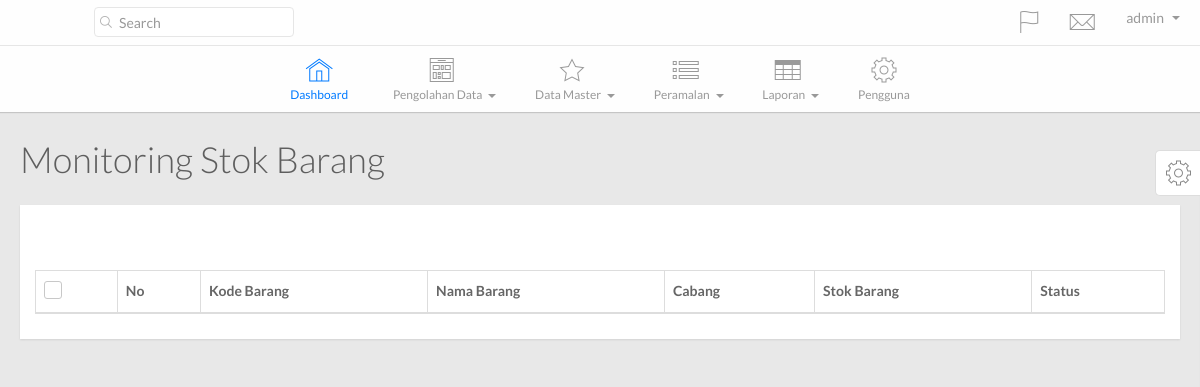
Before: /main.php?hal=monitoring_stok_cabang (signed in) with the older database file.
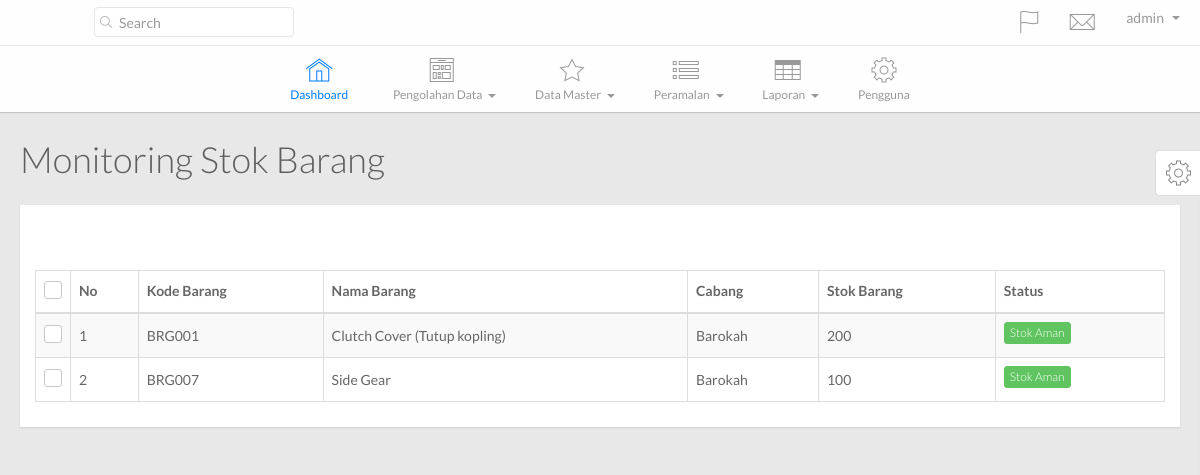
After: the same page with the newer database file.
### tables this page shows
CREATE TABLE IF NOT EXISTS `tb_stok_cabang` (
  `kode_stok` int(11) NOT NULL AUTO_INCREMENT,
  `kode_barang` varchar(30) NOT NULL,
  `kode_cabang` varchar(15) NOT NULL,
  `stok_cabang` int(11) NOT NULL,
  PRIMARY KEY (`kode_stok`),
  KEY `kode_cabang` (`kode_cabang`),
  KEY `kode_barang` (`kode_barang`)
);

CREATE TABLE IF NOT EXISTS `tb_barang` (
  `kode_barang` varchar(30) NOT NULL,
  `nama_barang` varchar(75) NOT NULL,
  `deskripsi_barang` varchar(250) NOT NULL,
  `stok_barang` int(11) NOT NULL,
  `kode_admin` varchar(30) NOT NULL,
  `safety_stock` int(11) NOT NULL DEFAULT '0',
  PRIMARY KEY (`kode_barang`),
  KEY `kode_satuan` (`kode_admin`),
  KEY `admin_id` (`kode_admin`)
);

CREATE TABLE IF NOT EXISTS `tb_cabang` (
  `kode_cabang` varchar(30) NOT NULL,
  `nama_cabang` varchar(75) NOT NULL,
  `alamat_cabang` varchar(200) NOT NULL,
  `telepon_cabang` varchar(20) NOT NULL,
  `kode_admin` varchar(35) NOT NULL,
  PRIMARY KEY (`kode_cabang`),
  KEY `kode_admin` (`kode_admin`)
);

### config/SimplePDO.php (called while the page is built, shortened)
<?php
class SimplePDO {
    private $pdo = null;
    static $inst = null;
    static $settings = array(
        'host' => '',
        'user' => '',
        'password' => '',
        'database' => '',
        'results' => 'object',
        'charset' => 'utf8'
    );
    public function __construct()
    {
        $fetch_mode = ( self::$settings["results"] == 'object' ) ? PDO::FETCH_OBJ : PDO::FETCH_ASSOC;
        $options = array(
            PDO::ATTR_DEFAULT_FETCH_MODE => $fetch_mode,
            PDO::ATTR_ERRMODE => PDO::ERRMODE_EXCEPTION,
            PDO::MYSQL_ATTR_INIT_COMMAND => "SET NAMES ".self::$settings["charset"],
            PDO::ATTR_EMULATE_PREPARES => false
        );
        $dsn = 'mysql:dbname='.self::$settings["database"].';host='.self::$settings["host"].';charset='.self::$settings["charset"];
        try {
            $this->pdo = new PDO( $dsn, self::$settings["user"], self::$settings["password"], $options );
        } catch( PDOException $e ) {
            trigger_error( $e->getMessage() );
        }
    }
    public function query( $query, $bindings = array(), $internal_call = false )
    {
        try {
            $this->c_query = $this->pdo->prepare( $query );
            if( empty( $bindings ) )
            {
                $this->c_query->execute();
            }
            else
            {
                $this->c_query->execute( (array)$bindings );
            }
            if( $internal_call === true )
            {
                return $this->c_query;
            }
            elseif( $this->c_query && $this->lastid() )
            {
                return $this->lastid();
            }
            else
            {
                return false;
            }
        } catch( PDOException $e ) {
            trigger_error( $e->getMessage() );
        }
    }
    public function get_results( $query, $bindings = array() )
    {
        $this->c_query = $this->query( $query, $bindings, true );
        if( $this->c_query )
        {
            return $this->c_query->fetchAll();
        }
        else
        {
            return false;
        }
    }
    static function getInstance()
    {
        if( self::$inst == null )
        {
            self::$inst = new SimplePDO();
        }
        return self::$inst;
    }
    static function set_options( $array = array() )
    {
        if( !empty( $array ) )
        {
            foreach( $array as $k => $v )
            {
                if( isset( self::$settings[$k] ) )
                {
                    self::$settings[$k] = $v;
                }
            }
        }
    }
}

### template/monitoring_stok_cabang.php (the view, shortened to what the changed rows need)
<?php $database = SimplePDO::getInstance();
      $query = $database->get_results( "SELECT * FROM tb_stok_cabang AS sc JOIN tb_cabang AS c ON sc.kode_cabang=c.kode_cabang JOIN tb_barang AS b ON b.kode_barang=sc.kode_barang" );?>
        <div class="page-title">
          <h1>
            Monitoring Stok Barang
          </h1>
        </div>
        <div class="row">
          <div class="col-lg-12">
            <div class="widget-container fluid-height clearfix">
              <div class="widget-content padded clearfix">
                <table class="table table-bordered table-striped" id="dataTable1">
                  <thead>
                    <th class="check-header hidden-xs">
                      <label><input id="checkAll" name="checkAll" type="checkbox"/><span></span></label>
                    </th>
                    <th>
                      No
                    </th>
                    <th>
                      Kode Barang
                    </th>
                    <th class="hidden-xs">
                      Nama Barang
                    </th>
                    <th class="hidden-xs">
                      Cabang
                    </th>
                    <th class="hidden-xs">
                      Stok Barang
                    </th class="hidden-xs">
                    <th>
                      Status
                    </th>
                  </thead>
                  <tbody>
             <?php $i = 1; foreach($query as $row ){?>
                    <tr>
                      <td class="check hidden-xs">
                        <label><input name="optionsRadios1" type="checkbox" value="<?php echo $row->kode_barang;?>"/><span></span></label>
                      </td>
                      <td>
                          <?php echo $i;?>
                      </td>
                      <td>
                        <?php echo $row->kode_barang;?>
                      </td>
                      <td>
                        <?php echo $row->nama_barang;?>
                      </td>
                      <td class="hidden-xs">
                        <?php echo $row->nama_cabang;?>
                      </td>
                      <td class="hidden-xs">
                        <?php echo $row->stok_cabang;?>
                      </td>
                      <td>
                        <?php if($row->stok_barang<=$row->safety_stock){?>
                        <a class="btn btn-xs btn-warning" href="main.php?hal=pemesanan_barang&kode=<?php echo $row->kode_barang;?>">
                        Stok Menipis</a>
                        <?php }else if(($row->stok_barang-$row->safety_stock)<=50){?>
                        <a class="btn btn-xs btn-danger" href="main.php?hal=pemesanan_barang&kode=<?php echo $row->kode_barang;?>">
                        Stok Kurang</a>
                        <?php }else{?>
                        <a class="btn btn-xs btn-success" href="main.php?hal=pemesanan_barang&kode=<?php echo $row->kode_barang;?>">
                        Stok Aman</a>
                        <?php }?>
                      </td>
                    </tr>
              <?php $i++; }?>
                  </tbody>
                </table>
              </div>
            </div>
          </div>
        </div>

Changed rows visible on the page:
added tb_stok_cabang: kode_barang.kode_barang "BRG001", kode_barang.nama_barang "Clutch Cover (Tutup kopling)", kode_cabang.nama_cabang "Barokah", stok_cabang "200"
added tb_stok_cabang: kode_barang.kode_barang "BRG007", kode_barang.nama_barang "Side Gear", kode_cabang.nama_cabang "Barokah", stok_cabang "100"
